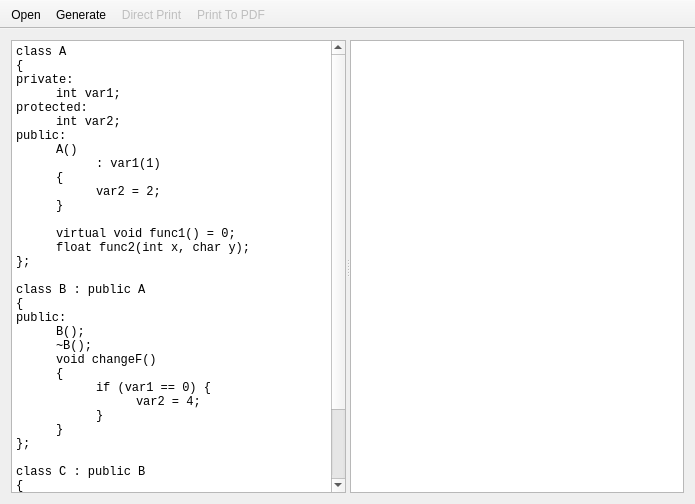
<?xml version="1.0" encoding="UTF-8"?>
<ui version="4.0">
 <class>MainWindow</class>
 <widget class="QMainWindow" name="MainWindow">
  <property name="geometry">
   <rect>
    <x>0</x>
    <y>0</y>
    <width>695</width>
    <height>504</height>
   </rect>
  </property>
  <property name="windowTitle">
   <string>qtroad</string>
  </property>
  <widget class="QWidget" name="centralWidget">
   <layout class="QVBoxLayout" name="verticalLayout">
    <item>
     <widget class="QSplitter" name="splitter">
      <property name="orientation">
       <enum>Qt::Horizontal</enum>
      </property>
      <widget class="QPlainTextEdit" name="plainTextEdit">
       <property name="font">
        <font>
         <family>Monospace</family>
        </font>
       </property>
       <property name="plainText">
        <string>class A
{
private:
	int var1;
protected:
	int var2;
public:
	A()
		: var1(1)
	{
		var2 = 2;
	}

	virtual void func1() = 0;
	float func2(int x, char y);
};

class B : public A
{
public:
	B();
	~B();
	void changeF()
	{
		if (var1 == 0) {
			var2 = 4;
		}
	}
};

class C : public B
{
	virtual void func1()
	{
		var1++;
	}
};</string>
       </property>
       <property name="tabStopWidth">
        <number>40</number>
       </property>
      </widget>
      <widget class="QGraphicsView" name="graphicsView"/>
     </widget>
    </item>
   </layout>
  </widget>
  <widget class="QToolBar" name="toolBar">
   <property name="windowTitle">
    <string>toolBar</string>
   </property>
   <property name="movable">
    <bool>false</bool>
   </property>
   <property name="floatable">
    <bool>false</bool>
   </property>
   <attribute name="toolBarArea">
    <enum>TopToolBarArea</enum>
   </attribute>
   <attribute name="toolBarBreak">
    <bool>false</bool>
   </attribute>
   <addaction name="actionOpen"/>
   <addaction name="actionGenerate"/>
   <addaction name="actionDirect_Print"/>
   <addaction name="actionPrint_To_PDF"/>
  </widget>
  <action name="actionOpen">
   <property name="text">
    <string>Open</string>
   </property>
   <property name="shortcut">
    <string>Ctrl+O</string>
   </property>
  </action>
  <action name="actionGenerate">
   <property name="text">
    <string>Generate</string>
   </property>
   <property name="shortcut">
    <string>Ctrl+G</string>
   </property>
  </action>
  <action name="actionDirect_Print">
   <property name="enabled">
    <bool>false</bool>
   </property>
   <property name="text">
    <string>Direct Print</string>
   </property>
   <property name="shortcut">
    <string>Ctrl+P</string>
   </property>
  </action>
  <action name="actionPrint_To_PDF">
   <property name="enabled">
    <bool>false</bool>
   </property>
   <property name="text">
    <string>Print To PDF</string>
   </property>
   <property name="shortcut">
    <string>Ctrl+S</string>
   </property>
   <property name="visible">
    <bool>true</bool>
   </property>
  </action>
 </widget>
 <layoutdefault spacing="6" margin="11"/>
 <resources/>
 <connections/>
</ui>
